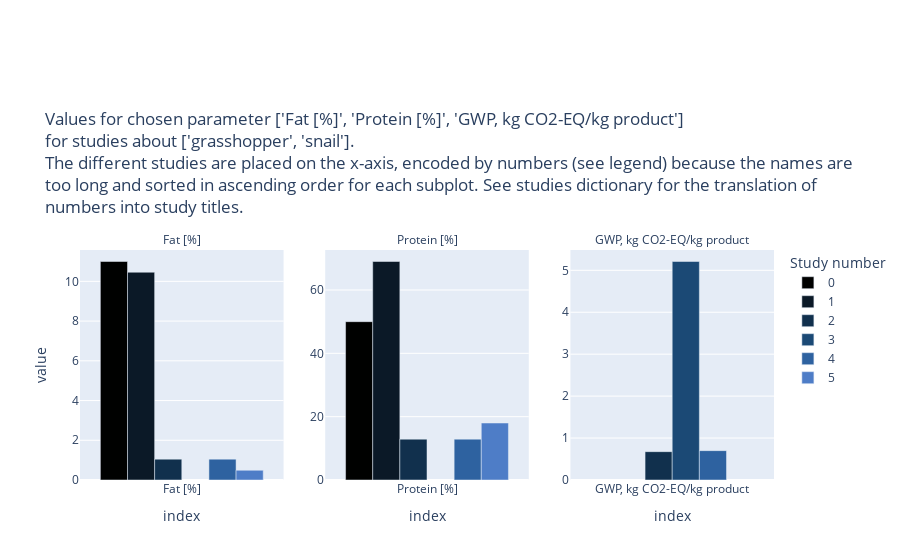

The notebook cell saved with this chart:
### Markdown cell above
## Barplots for comparing several parameters for chosen studies in Plotly

### Code cell
# https://community.plotly.com/t/how-to-set-different-x-and-y-axis-for-each-subplot/57417

import plotly.express as px
import pandas as pd

# choose parameters and sources
column = ['Fat [%]',  'Protein [%]', 'GWP, kg CO2-EQ/kg product']
ncols = len(column)
source = [ 'grasshopper', 'snail']

# create dataframe to plot with choice and transpose
df_plot = df_show.loc[source][column].reset_index(drop = True).T

# initiate plot, choose subplot columns ( = index = parameters) and spacing, choose colors and title
fig = px.bar(df_plot, 
             barmode="group",
             facet_col=df_plot.index, 
             facet_col_spacing=0.06,
             color_discrete_sequence=oslo_rgb[:10],
    color_continuous_scale=None, orientation = 'v'
    , title = 'Values for chosen parameter {}<br>for studies about {}.<br>The different studies are placed on the x-axis, encoded by numbers (see legend) because the names are<br>too long and sorted in ascending order for each subplot. See studies dictionary for the translation of <br>numbers into study titles.'.format(column, source))
fig.update_xaxes(matches=None, showticklabels=True)
fig.update_yaxes(matches=None, showticklabels=True)

# set distance between label and plot
fig.update_layout(
                          margin={'t': 250},

            legend=dict(title = 'Study number',
                       )
        )

# show numbers as x-lables instead of study links
fig.update_yaxes(ticktext = list(range(0, 6)))

# split original label (index = parameter) by =, only use parameter
fig.for_each_annotation(lambda a: a.update(text=a.text.split("=")[1]))


fig.show()
# fig.write_html("BarsStudyResultsGram3.html")

### Figure 1 — Plotly figure (JSON) as saved in the notebook; plotly's stock layout.template omitted (floating-point values rounded to 4 significant figures)
{"data": [{"alignmentgroup": "True", "hovertemplate": "variable=0<br>index=%{x}<br>value=%{y}<extra></extra>", "legendgroup": "0", "marker": {"color": "rgb(0, 1, 0)", "pattern": {"shape": ""}}, "name": "0", "offsetgroup": "0", "orientation": "v", "showlegend": true, "textposition": "auto", "type": "bar", "x": ["Fat [%]"], "xaxis": "x", "y": [11], "yaxis": "y"}, {"alignmentgroup": "True", "hovertemplate": "variable=0<br>index=%{x}<br>value=%{y}<extra></extra>", "legendgroup": "0", "marker": {"color": "rgb(0, 1, 0)", "pattern": {"shape": ""}}, "name": "0", "offsetgroup": "0", "orientation": "v", "showlegend": false, "textposition": "auto", "type": "bar", "x": ["Protein [%]"], "xaxis": "x2", "y": [50], "yaxis": "y2"}, {"alignmentgroup": "True", "hovertemplate": "variable=0<br>index=%{x}<br>value=%{y}<extra></extra>", "legendgroup": "0", "marker": {"color": "rgb(0, 1, 0)", "pattern": {"shape": ""}}, "name": "0", "offsetgroup": "0", "orientation": "v", "showlegend": false, "textposition": "auto", "type": "bar", "x": ["GWP, kg CO2-EQ/kg product"], "xaxis": "x3", "y": [null], "yaxis": "y3"}, {"alignmentgroup": "True", "hovertemplate": "variable=1<br>index=%{x}<br>value=%{y}<extra></extra>", "legendgroup": "1", "marker": {"color": "rgb(11, 25, 39)", "pattern": {"shape": ""}}, "name": "1", "offsetgroup": "1", "orientation": "v", "showlegend": true, "textposition": "auto", "type": "bar", "x": ["Fat [%]"], "xaxis": "x", "y": [10.46], "yaxis": "y"}, {"alignmentgroup": "True", "hovertemplate": "variable=1<br>index=%{x}<br>value=%{y}<extra></extra>", "legendgroup": "1", "marker": {"color": "rgb(11, 25, 39)", "pattern": {"shape": ""}}, "name": "1", "offsetgroup": "1", "orientation": "v", "showlegend": false, "textposition": "auto", "type": "bar", "x": ["Protein [%]"], "xaxis": "x2", "y": [69], "yaxis": "y2"}, {"alignmentgroup": "True", "hovertemplate": "variable=1<br>index=%{x}<br>value=%{y}<extra></extra>", "legendgroup": "1", "marker": {"color": "rgb(11, 25, 39)", "pattern": {"shape": ""}}, "name": "1", "offsetgroup": "1", "orientation": "v", "showlegend": false, "textposition": "auto", "type": "bar", "x": ["GWP, kg CO2-EQ/kg product"], "xaxis": "x3", "y": [null], "yaxis": "y3"}, {"alignmentgroup": "True", "hovertemplate": "variable=2<br>index=%{x}<br>value=%{y}<extra></extra>", "legendgroup": "2", "marker": {"color": "rgb(17, 48, 77)", "pattern": {"shape": ""}}, "name": "2", "offsetgroup": "2", "orientation": "v", "showlegend": true, "textposition": "auto", "type": "bar", "x": ["Fat [%]"], "xaxis": "x", "y": [1.05], "yaxis": "y"}, {"alignmentgroup": "True", "hovertemplate": "variable=2<br>index=%{x}<br>value=%{y}<extra></extra>", "legendgroup": "2", "marker": {"color": "rgb(17, 48, 77)", "pattern": {"shape": ""}}, "name": "2", "offsetgroup": "2", "orientation": "v", "showlegend": false, "textposition": "auto", "type": "bar", "x": ["Protein [%]"], "xaxis": "x2", "y": [12.9], "yaxis": "y2"}, {"alignmentgroup": "True", "hovertemplate": "variable=2<br>index=%{x}<br>value=%{y}<extra></extra>", "legendgroup": "2", "marker": {"color": "rgb(17, 48, 77)", "pattern": {"shape": ""}}, "name": "2", "offsetgroup": "2", "orientation": "v", "showlegend": false, "textposition": "auto", "type": "bar", "x": ["GWP, kg CO2-EQ/kg product"], "xaxis": "x3", "y": [0.676], "yaxis": "y3"}, {"alignmentgroup": "True", "hovertemplate": "variable=3<br>index=%{x}<br>value=%{y}<extra></extra>", "legendgroup": "3", "marker": {"color": "rgb(27, 73, 117)", "pattern": {"shape": ""}}, "name": "3", "offsetgroup": "3", "orientation": "v", "showlegend": true, "textposition": "auto", "type": "bar", "x": ["Fat [%]"], "xaxis": "x", "y": [null], "yaxis": "y"}, {"alignmentgroup": "True", "hovertemplate": "variable=3<br>index=%{x}<br>value=%{y}<extra></extra>", "legendgroup": "3", "marker": {"color": "rgb(27, 73, 117)", "pattern": {"shape": ""}}, "name": "3", "offsetgroup": "3", "orientation": "v", "showlegend": false, "textposition": "auto", "type": "bar", "x": ["Protein [%]"], "xaxis": "x2", "y": [null], "yaxis": "y2"}, {"alignmentgroup": "True", "hovertemplate": "variable=3<br>index=%{x}<br>value=%{y}<extra></extra>", "legendgroup": "3", "marker": {"color": "rgb(27, 73, 117)", "pattern": {"shape": ""}}, "name": "3", "offsetgroup": "3", "orientation": "v", "showlegend": false, "textposition": "auto", "type": "bar", "x": ["GWP, kg CO2-EQ/kg product"], "xaxis": "x3", "y": [5.21], "yaxis": "y3"}, {"alignmentgroup": "True", "hovertemplate": "variable=4<br>index=%{x}<br>value=%{y}<extra></extra>", "legendgroup": "4", "marker": {"color": "rgb(46, 98, 160)", "pattern": {"shape": ""}}, "name": "4", "offsetgroup": "4", "orientation": "v", "showlegend": true, "textposition": "auto", "type": "bar", "x": ["Fat [%]"], "xaxis": "x", "y": [1.05], "yaxis": "y"}, {"alignmentgroup": "True", "hovertemplate": "variable=4<br>index=%{x}<br>value=%{y}<extra></extra>", "legendgroup": "4", "marker": {"color": "rgb(46, 98, 160)", "pattern": {"shape": ""}}, "name": "4", "offsetgroup": "4", "orientation": "v", "showlegend": false, "textposition": "auto", "type": "bar", "x": ["Protein [%]"], "xaxis": "x2", "y": [12.9], "yaxis": "y2"}, {"alignmentgroup": "True", "hovertemplate": "variable=4<br>index=%{x}<br>value=%{y}<extra></extra>", "legendgroup": "4", "marker": {"color": "rgb(46, 98, 160)", "pattern": {"shape": ""}}, "name": "4", "offsetgroup": "4", "orientation": "v", "showlegend": false, "textposition": "auto", "type": "bar", "x": ["GWP, kg CO2-EQ/kg product"], "xaxis": "x3", "y": [0.7], "yaxis": "y3"}, {"alignmentgroup": "True", "hovertemplate": "variable=5<br>index=%{x}<br>value=%{y}<extra></extra>", "legendgroup": "5", "marker": {"color": "rgb(78, 125, 199)", "pattern": {"shape": ""}}, "name": "5", "offsetgroup": "5", "orientation": "v", "showlegend": true, "textposition": "auto", "type": "bar", "x": ["Fat [%]"], "xaxis": "x", "y": [0.49], "yaxis": "y"}, {"alignmentgroup": "True", "hovertemplate": "variable=5<br>index=%{x}<br>value=%{y}<extra></extra>", "legendgroup": "5", "marker": {"color": "rgb(78, 125, 199)", "pattern": {"shape": ""}}, "name": "5", "offsetgroup": "5", "orientation": "v", "showlegend": false, "textposition": "auto", "type": "bar", "x": ["Protein [%]"], "xaxis": "x2", "y": [18], "yaxis": "y2"}, {"alignmentgroup": "True", "hovertemplate": "variable=5<br>index=%{x}<br>value=%{y}<extra></extra>", "legendgroup": "5", "marker": {"color": "rgb(78, 125, 199)", "pattern": {"shape": ""}}, "name": "5", "offsetgroup": "5", "orientation": "v", "showlegend": false, "textposition": "auto", "type": "bar", "x": ["GWP, kg CO2-EQ/kg product"], "xaxis": "x3", "y": [null], "yaxis": "y3"}], "layout": {"annotations": [{"font": {}, "showarrow": false, "text": "Fat [%]", "x": 0.1467, "xanchor": "center", "xref": "paper", "y": 1, "yanchor": "bottom", "yref": "paper"}, {"font": {}, "showarrow": false, "text": "Protein [%]", "x": 0.5, "xanchor": "center", "xref": "paper", "y": 1, "yanchor": "bottom", "yref": "paper"}, {"font": {}, "showarrow": false, "text": "GWP, kg CO2-EQ/kg product", "x": 0.8533, "xanchor": "center", "xref": "paper", "y": 1, "yanchor": "bottom", "yref": "paper"}], "barmode": "group", "legend": {"title": {"text": "Study number"}, "tracegroupgap": 0}, "margin": {"t": 250}, "title": {"text": "Values for chosen parameter ['Fat [%]', 'Protein [%]', 'GWP, kg CO2-EQ/kg product']<br>for studies about ['grasshopper', 'snail'].<br>The different studies are placed on the x-axis, encoded by numbers (see legend) because the names are<br>too long and sorted in ascending order for each subplot. See studies dictionary for the translation of <br>numbers into study titles."}, "xaxis": {"anchor": "y", "categoryarray": ["Fat [%]", "Protein [%]", "GWP, kg CO2-EQ/kg product"], "categoryorder": "array", "domain": [0, 0.2933], "showticklabels": true, "title": {"text": "index"}}, "xaxis2": {"anchor": "y2", "categoryarray": ["Fat [%]", "Protein [%]", "GWP, kg CO2-EQ/kg product"], "categoryorder": "array", "domain": [0.3533, 0.6467], "showticklabels": true, "title": {"text": "index"}}, "xaxis3": {"anchor": "y3", "categoryarray": ["Fat [%]", "Protein [%]", "GWP, kg CO2-EQ/kg product"], "categoryorder": "array", "domain": [0.7067, 1], "showticklabels": true, "title": {"text": "index"}}, "yaxis": {"anchor": "x", "domain": [0, 1], "showticklabels": true, "ticktext": [0, 1, 2, 3, 4, 5], "title": {"text": "value"}}, "yaxis2": {"anchor": "x2", "domain": [0, 1], "showticklabels": true, "ticktext": [0, 1, 2, 3, 4, 5]}, "yaxis3": {"anchor": "x3", "domain": [0, 1], "showticklabels": true, "ticktext": [0, 1, 2, 3, 4, 5]}}}
